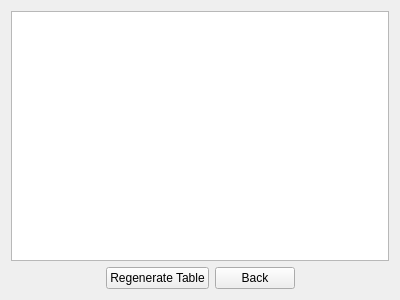
<?xml version="1.0" encoding="UTF-8"?>
<ui version="4.0">
 <class>VigenereFullTableDialog</class>
 <widget class="QWidget" name="VigenereFullTableDialog">
  <property name="geometry">
   <rect>
    <x>0</x>
    <y>0</y>
    <width>400</width>
    <height>300</height>
   </rect>
  </property>
  <property name="windowTitle">
   <string>Form</string>
  </property>
  <layout class="QVBoxLayout" name="verticalLayout">
   <item>
    <widget class="QTableView" name="tableAlphabetView"/>
   </item>
   <item>
    <layout class="QHBoxLayout" name="horizontalLayout">
     <item>
      <spacer name="horizontalSpacer">
       <property name="orientation">
        <enum>Qt::Horizontal</enum>
       </property>
       <property name="sizeHint" stdset="0">
        <size>
         <width>40</width>
         <height>20</height>
        </size>
       </property>
      </spacer>
     </item>
     <item>
      <widget class="QPushButton" name="regenerateButton">
       <property name="text">
        <string>Regenerate Table</string>
       </property>
      </widget>
     </item>
     <item>
      <widget class="QPushButton" name="backButton">
       <property name="text">
        <string>Back</string>
       </property>
      </widget>
     </item>
     <item>
      <spacer name="horizontalSpacer_2">
       <property name="orientation">
        <enum>Qt::Horizontal</enum>
       </property>
       <property name="sizeHint" stdset="0">
        <size>
         <width>40</width>
         <height>20</height>
        </size>
       </property>
      </spacer>
     </item>
    </layout>
   </item>
  </layout>
 </widget>
 <resources/>
 <connections/>
</ui>
